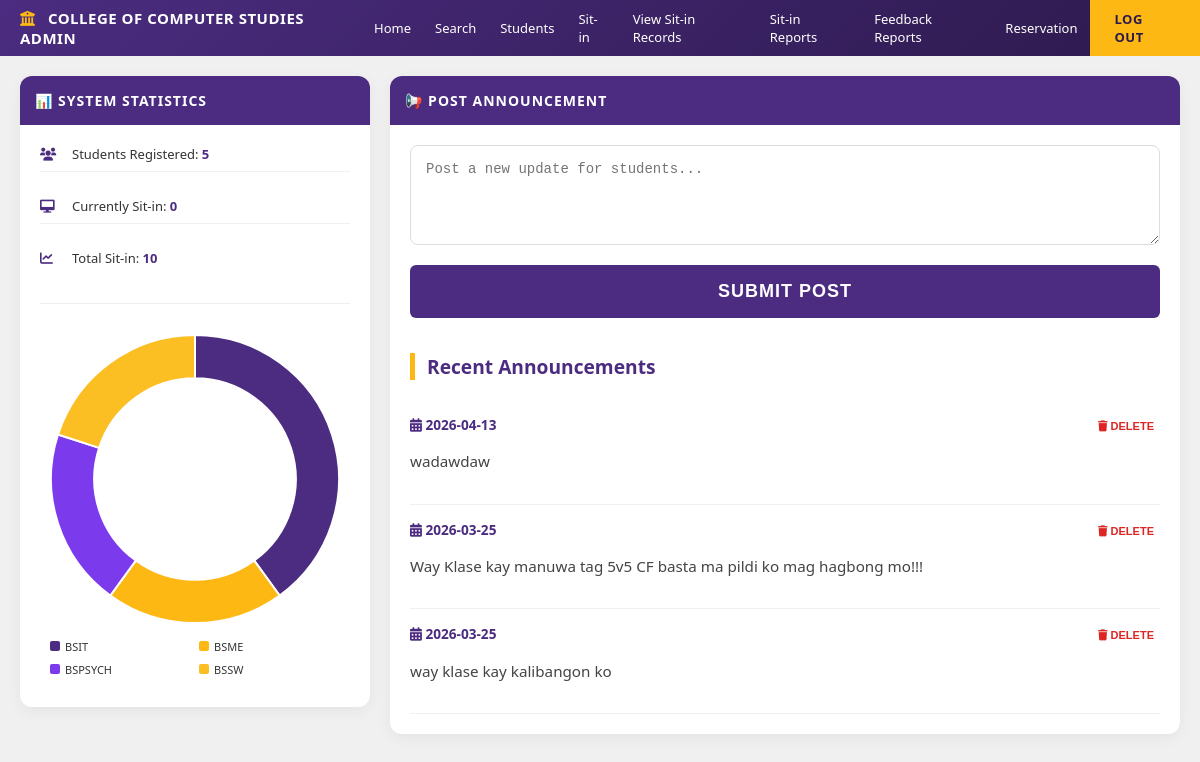
Screenshot of /admin/dashboard (signed in) with the database file from the repository.
### tables this page shows
CREATE TABLE announcements (
            id INTEGER PRIMARY KEY AUTOINCREMENT,
            message TEXT NOT NULL,
            posted_at DATETIME DEFAULT CURRENT_TIMESTAMP
        );

### app.py (the view)
@app.route('/admin/dashboard')
def admin_dashboard():
    if 'admin_id' not in session:
        return redirect(url_for('login'))
    conn = get_db()
    students       = conn.execute('SELECT * FROM students').fetchall()
    total_students = len(students)
    announcements  = conn.execute(
        'SELECT * FROM announcements ORDER BY posted_at DESC'
    ).fetchall()
    course_stats = [
        {"course": row["course"], "count": row["count"]}
        for row in conn.execute(
            'SELECT course, COUNT(*) as count FROM students GROUP BY course'
        ).fetchall()
    ]
    total_sitin   = conn.execute('SELECT COUNT(*) as c FROM sitin_records').fetchone()['c']
    current_sitin = conn.execute(
        'SELECT COUNT(*) as c FROM sitin_records WHERE logout_time IS NULL'
    ).fetchone()['c']
    conn.close()
    return render_template(
        'admin_dashboard.html',
        students=students,
        total_students=total_students,
        announcements=announcements,
        course_stats=course_stats,
        total_sitin=total_sitin,
        current_sitin=current_sitin,
        admin_user=session['admin_user']
    )

### app.py (called while the page is built)
def get_db():
    conn = sqlite3.connect(DB_PATH)
    conn.row_factory = sqlite3.Row
    return conn

### templates/admin_dashboard.html (shortened to what this page needs)
<!DOCTYPE html>
<html lang="en">
<head>
    <link rel="stylesheet" href="{{ url_for('static', filename='style.css') }}">
    <link rel="stylesheet" href="https://cdnjs.cloudflare.com/ajax/libs/font-awesome/6.0.0/css/all.min.css">
</head>
<body style="background: #f4f4f9;">
<div class="admin-navbar">
    <span class="admin-navbar-title" style="color: white; font-weight: 700; font-size: 15px; letter-spacing: 0.5px;">
        <i class="fas fa-university" style="color: var(--uc-gold); margin-right: 8px;"></i>
        COLLEGE OF COMPUTER STUDIES ADMIN
    </span>
    <div class="admin-nav-links" style="display: flex; align-items: center; height: 100%;">
        <a href="/admin/dashboard">Home</a>
        <a href="javascript:void(0)" onclick="openSearchModal()">Search</a>
        <a href="/admin/students">Students</a>
        <a href="/admin/sitin-records">Sit-in</a>
        <a href="/admin/view-sitin-records">View Sit-in Records</a>
        <a href="/admin/sitin-reports">Sit-in Reports</a>
        <a href="/admin/feedback-reports">Feedback Reports</a>
        <a href="/admin/reservations">Reservation</a>
        <a href="/admin/logout" class="admin-logout-btn">
            Log out
        </a>
    </div>
</div>
<div class="dash-body" style="display: flex; gap: 20px; padding: 20px;">
    <div class="dash-card" style="flex: 0 0 350px; background: white; border-radius: 12px; overflow: hidden; box-shadow: 0 4px 15px rgba(0,0,0,0.05);">
        <div class="dash-card-header" style="padding: 15px; color: white;">📊 SYSTEM STATISTICS</div>
        <div class="dash-card-body" style="padding: 20px;">
            <div class="dash-info-list">
                <div class="dash-info-item" style="margin-bottom: 15px; display: flex; align-items: center; gap: 12px;">
                    <i class="fas fa-users" style="color: var(--uc-purple); width: 20px;"></i>
                    <span>Students Registered: <strong style="color: var(--uc-purple);">{{ total_students }}</strong></span>
                </div>
                <div class="dash-info-item" style="margin-bottom: 15px; display: flex; align-items: center; gap: 12px;">
                    <i class="fas fa-desktop" style="color: var(--uc-purple); width: 20px;"></i>
                    <span>Currently Sit-in: <strong style="color: var(--uc-purple);">{{ current_sitin }}</strong></span>
                </div>
                <div class="dash-info-item" style="margin-bottom: 15px; display: flex; align-items: center; gap: 12px;">
                    <i class="fas fa-chart-line" style="color: var(--uc-purple); width: 20px;"></i>
                    <span>Total Sit-in: <strong style="color: var(--uc-purple);">{{ total_sitin }}</strong></span>
                </div>
            </div>
            <div class="dash-divider" style="height: 1px; background: #eee; margin: 20px 0;"></div>
            <div style="padding: 10px;">
                <canvas id="courseChart"></canvas>
                <div class="chart-legend" id="chartLegend" style="margin-top: 15px; display: grid; grid-template-columns: 1fr 1fr; gap: 8px; font-size: 11px;"></div>
            </div>
        </div>
    </div>
    <div class="dash-card" style="flex: 1; background: white; border-radius: 12px; overflow: hidden; box-shadow: 0 4px 15px rgba(0,0,0,0.05);">
        <div class="dash-card-header" style="padding: 15px; color: white;">📢 POST ANNOUNCEMENT</div>
        <div class="dash-card-body" style="padding: 20px;">
            <form method="POST" action="/admin/announce" class="announce-form">
                <textarea name="message" class="field-input" style="min-height: 100px; padding: 15px; width: 100%; border: 1px solid #ddd; border-radius: 8px; outline: none;" placeholder="Post a new update for students..."></textarea>
                <button type="submit" class="login-btn" style="padding: 12px 40px; border-radius: 6px; font-weight: bold; cursor: pointer; margin-top: 15px;">
                    SUBMIT POST
                </button>
            </form>
            <h3 style="color: var(--uc-purple); margin-top: 35px; font-size: 1.2rem; border-left: 5px solid var(--uc-gold); padding-left: 12px; font-weight: 800;">
                Recent Announcements
            </h3>
            <div class="dash-announcements" style="margin-top: 20px;">
                {% if announcements %}
                    {% for a in announcements %}
                    <div class="announcement-item" style="border-bottom: 1px solid #f0f0f0; padding: 15px 0;">
                        <div class="announcement-meta" style="color: var(--uc-purple); font-size: 0.85rem; margin-bottom: 8px;">
                            <span style="font-weight: 700;"><i class="fas fa-calendar-alt"></i> {{ a['posted_at'][:10] }}</span>
                            <form method="POST" action="/admin/delete-announcement/{{ a['id'] }}" style="display:inline; float: right;">
                                <button type="submit" style="color: #dc2626; border: none; background: none; cursor: pointer; font-weight: bold; font-size: 11px;">
                                    <i class="fas fa-trash"></i> DELETE
                                </button>
                            </form>
                        </div>
                        <p style="color: #444; line-height: 1.6; font-size: 0.95rem;">{{ a['message'] }}</p>
                    </div>
                    {% endfor %}
                {% else %}
                    <p style="text-align: center; color: #aaa; margin-top: 30px;">No active announcements.</p>
                {% endif %}
            </div>
        </div>
    </div>
</div>
</body>
</html>

### static/style.css (style rules this page uses)
body { margin: 0; font-family: 'Segoe UI', Arial, sans-serif; background: linear-gradient(135deg, #4b2c80 0%, #2d1a4d 40%, #f0f2f5 40%, #f0f2f5 100%); background-attachment: fixed; color: #333; }
.login-btn { padding: 16px !important; font-size: 18px !important; letter-spacing: 1px; text-transform: uppercase; margin-top: 10px; }
.login-btn, .register-btn { background: #4b2c80; color: white; border: none; padding: 12px; border-radius: 6px; font-weight: bold; cursor: pointer; transition: all 0.3s ease; width: 100%; }
.dash-body { display: flex; gap: 18px; padding: 18px; background: #f0f0f0; min-height: calc(100vh - 56px); align-items: flex-start; box-sizing: border-box; }
.dash-card { background: #fff; border-radius: 8px; box-shadow: 0 2px 8px rgba(0,0,0,0.09); overflow: hidden; display: flex; flex-direction: column; }
.dash-card-header { background: #6b21a8; color: #fff; font-weight: 700; font-size: 14px; padding: 12px 16px; letter-spacing: 0.3px; }
.dash-card-body { padding: 16px; flex: 1; }
.dash-divider { height: 1px; background: #e5e5e5; margin: 4px 0 12px; }
.dash-info-list { display: flex; flex-direction: column; gap: 10px; }
.dash-info-item { display: flex; align-items: flex-start; gap: 8px; font-size: 13px; color: #333; line-height: 1.4; border-bottom: 1px solid #f0f0f0; padding-bottom: 8px; }
.dash-info-item:last-child { border-bottom: none; padding-bottom: 0; }
.dash-announcements { display: flex; flex-direction: column; }
.announcement-item { padding: 14px 0; border-bottom: 1px solid #e5e5e5; }
.announcement-item:last-child { border-bottom: none; }
.announcement-meta { font-weight: 700; font-size: 13px; color: #333; margin: 0 0 6px; }
.field-input { padding: 10px 13px; border: 1.5px solid #ddd; border-radius: 6px; font-size: 14px; color: #222; background: #fff; transition: border 0.2s; width: 100%; box-sizing: border-box; }
* { box-sizing: border-box; }
html, body { width: 100%; overflow-x: hidden; }
.dash-card, .students-card, .profile-card, .login-box, .info-card, .dashboard-card, .reservation-card, .admin-card, .form-card, .chart-card, .stats-card { max-width: 100%; }

### templates/admin_dashboard.html (style rules this page uses)
:root { --uc-purple: #4b2c80; --uc-purple-dark: #2d1a4d; --uc-gold: #fdb813; --uc-gold-hover: #e0a800; }
.admin-navbar { background: linear-gradient(135deg, var(--uc-purple) 0%, var(--uc-purple-dark) 100%); height: 56px; padding: 0 0 0 20px; display: flex; align-items: center; justify-content: space-between; box-shadow: 0 2px 10px rgba(0,0,0,0.2); }
.admin-nav-links a { color: white; text-decoration: none; font-size: 13px; font-weight: 500; padding: 0 12px; height: 56px; display: flex; align-items: center; transition: all 0.3s ease; }
.admin-logout-btn { background: var(--uc-gold) !important; color: var(--uc-purple-dark) !important; height: 100% !important; padding: 0 25px !important; margin: 0 !important; border-radius: 0 !important; font-weight: 800 !important; text-transform: uppercase; letter-spacing: 0.5px; }
.dash-card-header { background: var(--uc-purple) !important; letter-spacing: 1px; font-weight: 700; }
.login-btn { background: var(--uc-purple) !important; border: none; color: white; transition: transform 0.2s; }

### rows the page displays
announcements: posted_at "2026-04-13", message "wadawdaw"
announcements: posted_at "2026-03-25", message "Way Klase kay manuwa tag 5v5 CF basta ma pildi ko mag hagbong mo!!!"
announcements: posted_at "2026-03-25", message "way klase kay kalibangon ko"

### other values shown
{{ total_students }} "5"
{{ current_sitin }} "0"
{{ total_sitin }} "10"
chart data {{ course_stats | tojson }} [{"count": 2, "course": "BSIT"}, {"count": 1, "course": "BSME"}, {"count": 1, "course": "BSPSYCH"}, {"count": 1, "course": "BSSW"}]
